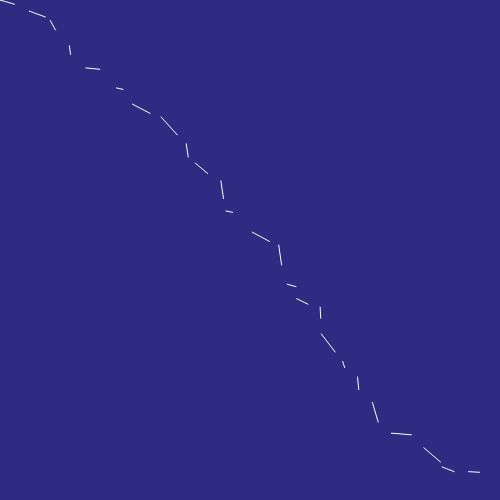
Frame 1 (no input)
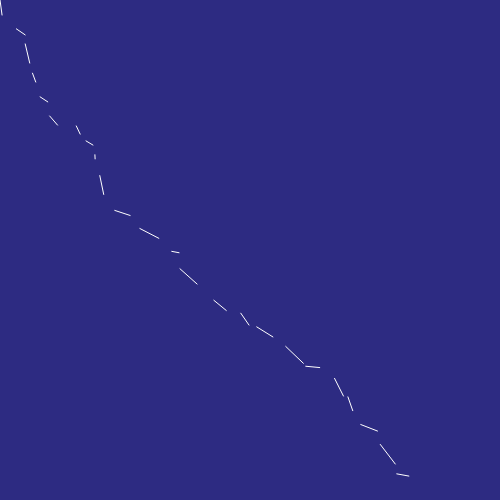
Frame 60 (no input)
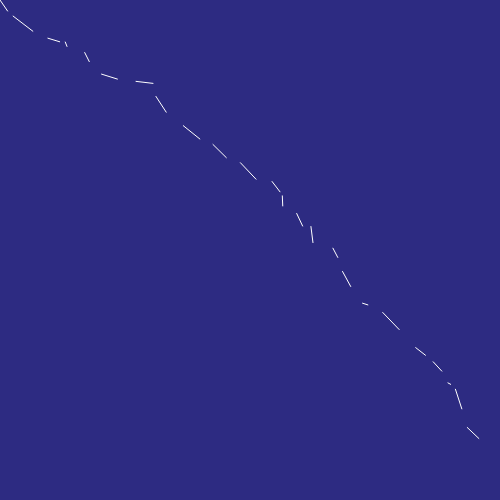
Frame 120 (the mouse pressed at the canvas centre since frame 60)

The p5.js sketch that drew these frames (run headless with seeded random() and noise() and a simulated clock; from frame 60 on, the mouse is pressed at the canvas centre):

// p5.js sketch
// ── sketch.js
function setup() {
  createCanvas(500,500);
  
}

function draw() {
  var x=0;
  var y=0;
  background(45,43,130);
  stroke(255);
  beginShape(LINES);
  while(x<width && y<height){
    vertex(x,y);
    x+=random(20);
    y+=random(20);
  }
  endShape();
}
